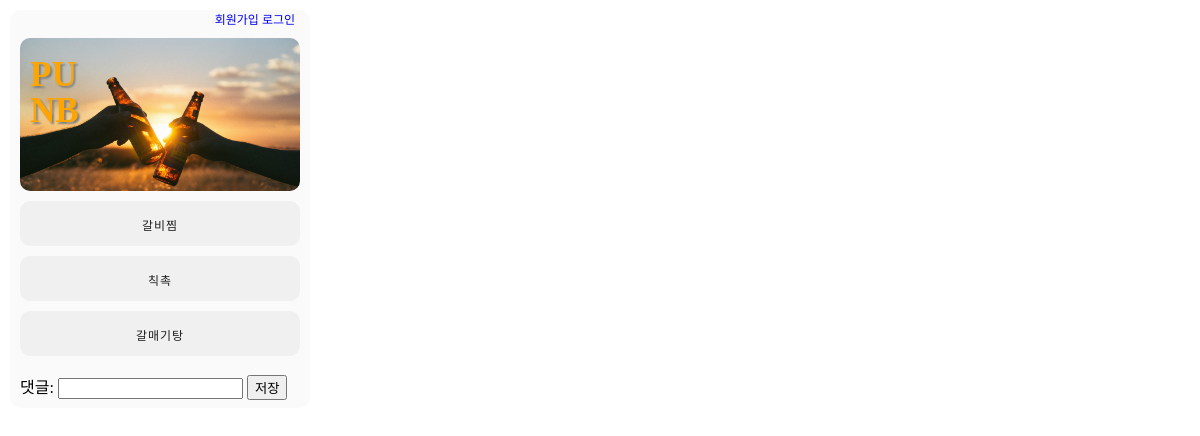
The page /pub/1 on the database as committed earlier.
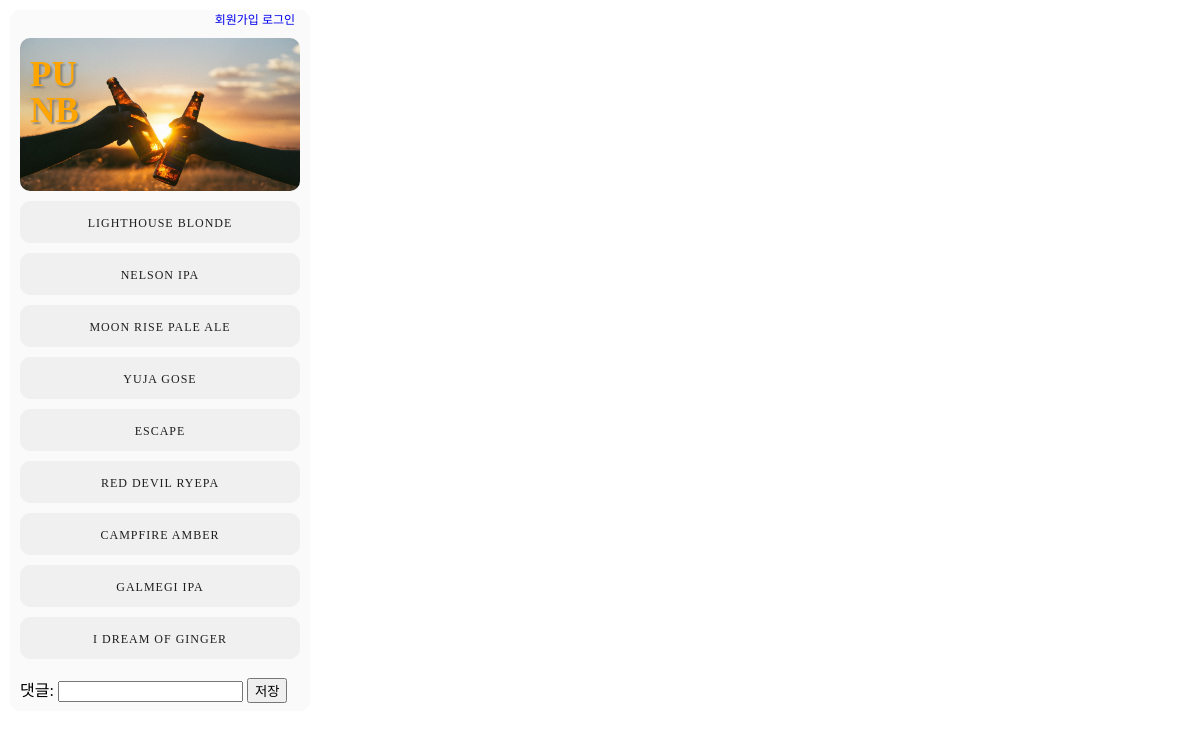
The same page on the database as committed later.
### first/models.py (models this page shows, shortened)
class Menulist(models.Model):
    Publist = models.ForeignKey(Publist, on_delete=models.CASCADE)
    body = models.CharField('메뉴',max_length=50)

### first/views.py (the view)
# urls.py: path('pub/<int:mypub_id>', pub, name="pub"),
def pub(request, mypub_id):
    mypub = get_object_or_404(Publist,pk=mypub_id)
    menu = Menulist.objects.filter(Publist=mypub)
    mycom_form = CommentForm()
    myrecom_form = ReCommentForm()
    context = {'comment_form':mycom_form,'mypub':mypub,'menu':menu,'recomment_form':myrecom_form}
    return render(request, 'pub.html', context)

### first/forms.py
class CommentForm(forms.ModelForm):
    class Meta:
        model = Comment
        fields = ('body','post')

class ReCommentForm(forms.ModelForm):
    class Meta:
        model = ReComment
        fields = ('body','comment')

### first/templates/pub.html (shortened to what this page needs)
{% load static %}
<!DOCTYPE html>
<html lang="en">
<head>
    <link rel="stylesheet" type="text/css" href="{% static 'css/pub.css' %}">
</head>
<body>
    <div class = "wrapper">
        <div class="login">
            {%if user.is_authenticated%}
                {{user.username}}님이 접속하셨습니다.
                <a href="{%url 'logout' %}">로그아웃</a>
            {%else%}
            <a href="{%url 'sign_up'%}">회원가입</a>
            <a href="{%url 'login'%}">로그인</a>
            {%endif%}
            <a href=" {%url 'index'%}">
            </div>
            <header>
                <h3> PU <h3>
                <h3> NB </h3>
            </header>
        {% for mymenu in mypub.menulist_set.all %}
        <a href="{% url 'beer' mymenu.id %}">
            <div class="menu_list">
                <p>{{mymenu.body}}</p>
            </div>
        </a>
        {% endfor %}
        <div class = "comment">
            <form method="post" action="{% url 'create_comment' mypub.id %}">
                {%for i in comment_form%}
                        {%if i.label != 'Post' %}
                        댓글: {{i}}
                        {%endif%}
                {%endfor%}
                <button type="submit">저장</button>
            </form>
        </div>
    </div>
</body>
</html>

### first/static/css/pub.css (style rules this page uses)
body { display: block; margin: 0px; }
.login { font-size: 12px; padding-right: 15px; text-align: right; }
.wrapper { text-decoration: none; margin: 10px; background-color: rgb(250, 250, 250); border-radius: 10px; max-width: 300px; }
h3 { margin-bottom: 0px; }
header { padding-top: 1px; padding-left: 10px; padding-right: 50px; padding-bottom: 80px; color: orange; line-height: 1px; font-size: 30px; text-shadow: 2px 2px 2px gray; background-image: url('../images/CheerBeer.jpg'); border-radius: 10px; -webkit-background-size: cover; -moz-background-size: cover; -o-background-size: cover; background-size: cover; margin: 10px; }
a { text-decoration: none; }
.menu_list { margin: 10px; padding-top: 3px; font-size: 12px; text-align: center; letter-spacing: 1px; border-radius: 10px; background-color:rgb(240, 240, 240); color:rgb(30, 30, 30); margin: 10px; background-position: center; letter-spacing: 1px; }
.comment { padding-left: 10px; }

Rows that differ between the two databases and show on the page:
removed Menulist: body "갈비찜"
changed Menulist: body "칙촉" → "LIGHTHOUSE BLONDE"
changed Menulist: body "갈매기탕" → "NELSON IPA"
added Menulist: body "MOON RISE PALE ALE"
added Menulist: body "YUJA GOSE"
added Menulist: body "ESCAPE"
added Menulist: body "RED DEVIL RYEPA"
added Menulist: body "CAMPFIRE AMBER"
added Menulist: body "GALMEGI IPA"
added Menulist: body "I DREAM OF GINGER"
